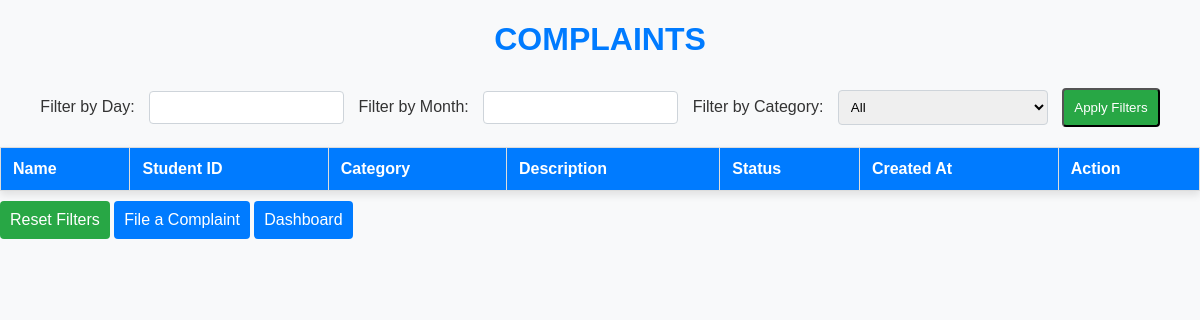
Page /complaints/complaint_list/ (signed in) on the earlier database version.
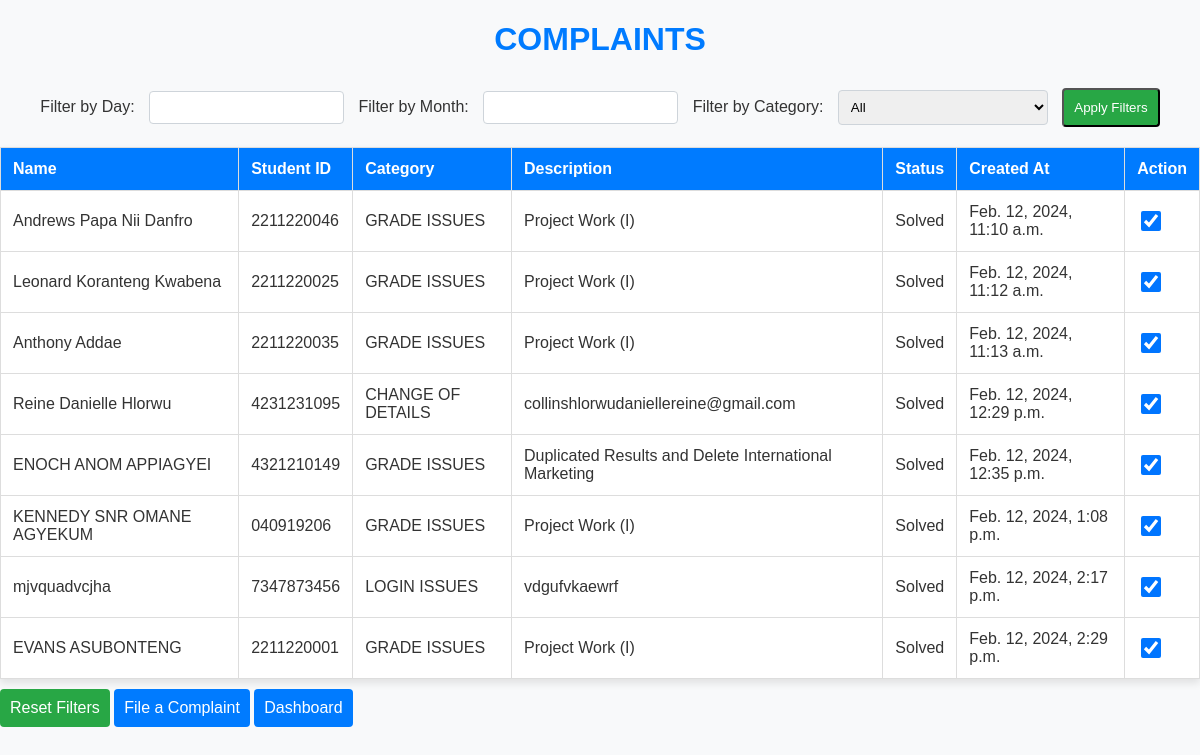
Same page on the later database version.
### complaints/models.py (models this page shows, shortened)
class Complaint(models.Model):
    PENDING = 'Pending'
    SOLVED = 'Solved'
    STATUS_CHOICES = [
        (PENDING, 'Pending'),
        (SOLVED, 'Solved'),
    ]
    name = models.CharField(max_length=255)
    student_id = models.CharField(max_length=10)  # Add the student_id field
    category = models.ForeignKey(Category, on_delete=models.CASCADE)
    description = models.TextField()
    created_at = models.DateTimeField(auto_now_add=True)
    status = models.CharField(max_length=20, choices=STATUS_CHOICES, default=PENDING)

class Category(models.Model):
    name = models.CharField(max_length=255)

### complaints/views.py (the view)
# urls.py: path('complaint_list/', views.complaint_list, name='complaint_list'),
@login_required(login_url='login')
def complaint_list(request):
    filter_day = request.GET.get('day')
    filter_month = request.GET.get('month')
    filter_category = request.GET.get('category')
    complaints = Complaint.objects.all()
    if filter_day:
        complaints = complaints.filter(created_at__day=int(filter_day))
    if filter_month:
        complaints = complaints.filter(created_at__month=int(filter_month))
    if filter_category:
        complaints = complaints.filter(category__name=filter_category)
    return render(request, 'complaints/complaint_list.html', {'complaints': complaints})

### complaints/templates/complaints/complaint_list.html (shortened to what this page needs)
<!DOCTYPE html>
<html lang="en">
<head>
    <link rel="stylesheet" href="https://code.jquery.com/ui/1.12.1/themes/base/jquery-ui.css">
</head>
<body>
    <h1>COMPLAINTS</h1>
    <form method="get">
        <label for="day">Filter by Day:</label>
        <input type="text" id="datepickerDay" name="day" value="{{ request.GET.day }}">
        <label for="month">Filter by Month:</label>
        <input type="text" id="datepickerMonth" name="month" value="{{ request.GET.month }}">
        <label for="category">Filter by Category:</label>
        <select name="category">
            <option value="" {% if not request.GET.category %}selected{% endif %}>All</option>
        </select>
        <input type="submit" value="Apply Filters">
    </form>
    <table>
        <thead>
            <tr>
                <th>Name</th>
                <th>Student ID</th>
                <th>Category</th>
                <th>Description</th>
                <th>Status</th>
                <th>Created At</th>
                <th>Action</th>
            </tr>
        </thead>
        <tbody>
            {% for complaint in complaints %}
            <tr>
                <td>{{ complaint.name }}</td>
                <td>{{ complaint.student_id }}</td>
                <td>{{ complaint.category.name }}</td>
                <td>{{ complaint.description }}</td>
                <td>{{ complaint.status }}</td>
                <td>{{ complaint.created_at }}</td>
                <td>
                    <input type="checkbox" class="solve-checkbox" data-complaint-id="{{ complaint.id }}" {% if complaint.status == 'Solved' %}checked{% endif %}>
                </td>
            </tr>
            {% endfor %}
        </tbody>
    </table>
    <a href="{% url 'complaint_list' %}" class="reset-link">Reset Filters</a>
    <a href="{% url 'file_complaint' %}" class="action-links">File a Complaint</a>
    <a href="{% url 'dashboard' %}" class="action-links">Dashboard</a>
</body>
</html>

Differences in the rows shown:
added Complaint: name "Andrews Papa Nii Danfro", student_id "2211220046", category.name "GRADE ISSUES", description "Project Work (I)", status "Solved", created_at "Feb. 12, 2024, 11:10 a.m.", status "☑"
added Complaint: name "Leonard Koranteng Kwabena", student_id "2211220025", category.name "GRADE ISSUES", description "Project Work (I)", status "Solved", created_at "Feb. 12, 2024, 11:12 a.m.", status "☑"
added Complaint: name "Anthony Addae", student_id "2211220035", category.name "GRADE ISSUES", description "Project Work (I)", status "Solved", created_at "Feb. 12, 2024, 11:13 a.m.", status "☑"
added Complaint: name "Reine Danielle Hlorwu", student_id "4231231095", category.name "CHANGE OF DETAILS", description "collinshlorwudaniellereine@gmail.com", status "Solved", created_at "Feb. 12, 2024, 12:29 p.m.", status "☑"
added Complaint: name "ENOCH ANOM APPIAGYEI", student_id "4321210149", category.name "GRADE ISSUES", description "Duplicated Results and Delete International Marketing", status "Solved", created_at "Feb. 12, 2024, 12:35 p.m.", status "☑"
added Complaint: name "KENNEDY SNR OMANE AGYEKUM", student_id "040919206", category.name "GRADE ISSUES", description "Project Work (I)", status "Solved", created_at "Feb. 12, 2024, 1:08 p.m.", status "☑"
added Complaint: name "mjvquadvcjha", student_id "7347873456", category.name "LOGIN ISSUES", description "vdgufvkaewrf", status "Solved", created_at "Feb. 12, 2024, 2:17 p.m.", status "☑"
added Complaint: name "EVANS ASUBONTENG", student_id "2211220001", category.name "GRADE ISSUES", description "Project Work (I)", status "Solved", created_at "Feb. 12, 2024, 2:29 p.m.", status "☑"
